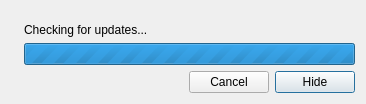
<ui version="4.0" >
 <class>UpdateProgressDialog</class>
 <widget class="QDialog" name="UpdateProgressDialog" >
  <property name="geometry" >
   <rect>
    <x>0</x>
    <y>0</y>
    <width>366</width>
    <height>104</height>
   </rect>
  </property>
  <property name="windowTitle" >
   <string>Software Updates</string>
  </property>
  <property name="windowIcon" >
   <iconset resource="res/vidalia.qrc" >
    <normaloff>:/images/32x32/system-software-update.png</normaloff>:/images/32x32/system-software-update.png</iconset>
  </property>
  <layout class="QGridLayout" name="gridLayout" >
   <item rowspan="2" row="0" column="0" >
    <widget class="QLabel" name="label" >
     <property name="text" >
      <string/>
     </property>
     <property name="pixmap" >
      <pixmap resource="res/vidalia.qrc" >:/images/48x48/system-software-update.png</pixmap>
     </property>
     <property name="alignment" >
      <set>Qt::AlignBottom|Qt::AlignHCenter</set>
     </property>
    </widget>
   </item>
   <item row="0" column="1" >
    <widget class="QLabel" name="lblCurrentAction" >
     <property name="text" >
      <string>Checking for updates...</string>
     </property>
     <property name="alignment" >
      <set>Qt::AlignBottom|Qt::AlignLeading|Qt::AlignLeft</set>
     </property>
     <property name="wordWrap" >
      <bool>true</bool>
     </property>
    </widget>
   </item>
   <item row="1" column="1" >
    <widget class="QProgressBar" name="progressBar" >
     <property name="maximum" >
      <number>0</number>
     </property>
     <property name="value" >
      <number>-1</number>
     </property>
     <property name="textVisible" >
      <bool>false</bool>
     </property>
     <property name="format" >
      <string/>
     </property>
    </widget>
   </item>
   <item row="2" column="0" colspan="2" >
    <layout class="QHBoxLayout" name="horizontalLayout" >
     <item>
      <spacer name="horizontalSpacer" >
       <property name="orientation" >
        <enum>Qt::Horizontal</enum>
       </property>
       <property name="sizeHint" >
        <size>
         <width>40</width>
         <height>20</height>
        </size>
       </property>
      </spacer>
     </item>
     <item>
      <widget class="QPushButton" name="btnCancel" >
       <property name="text" >
        <string>Cancel</string>
       </property>
      </widget>
     </item>
     <item>
      <widget class="QPushButton" name="btnHide" >
       <property name="text" >
        <string>Hide</string>
       </property>
       <property name="default" >
        <bool>true</bool>
       </property>
      </widget>
     </item>
    </layout>
   </item>
  </layout>
 </widget>
 <resources>
  <include location="res/vidalia.qrc" />
 </resources>
 <connections/>
</ui>
